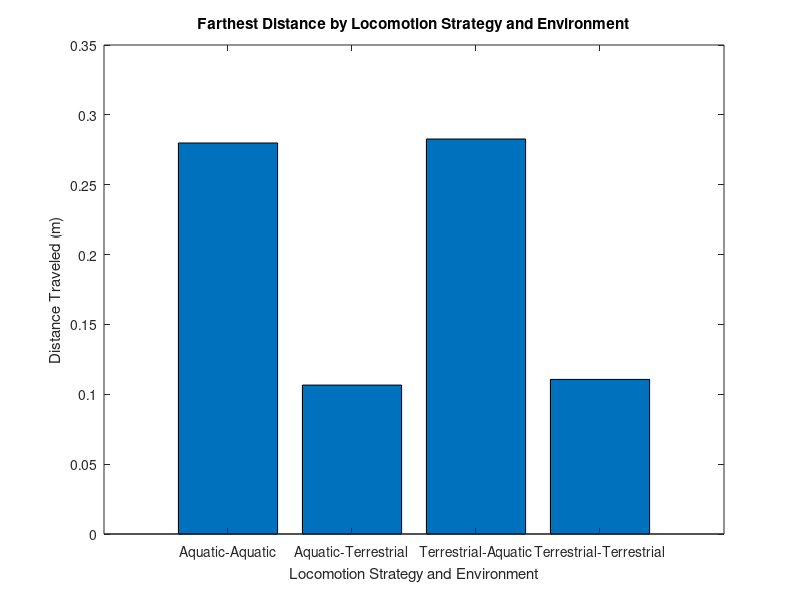

Write MATLAB code to recreate this figure.
% Data for the bars
values = [0.279869, 0.106589, 0.28271, 0.110648];

% Create bar graph
figure;
bar(values);

% Add labels to each bar
labels = {'Aquatic-Aquatic', 'Aquatic-Terrestrial', 'Terrestrial-Aquatic', 'Terrestrial-Terrestrial'};
set(gca, 'XTickLabel', labels);

% Optional: add title and axis labels
title('Farthest Distance by Locomotion Strategy and Environment');
xlabel('Locomotion Strategy and Environment');
ylabel('Distance Traveled (m)');
